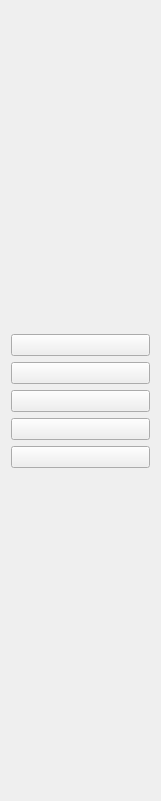
   <widget class="QWidget" name="verticalLayoutWidget">
    <property name="geometry">
     <rect>
      <x>20</x>
      <y>50</y>
      <width>161</width>
      <height>801</height>
     </rect>
    </property>
    <layout class="QVBoxLayout" name="verticalLayout">
     <item>
      <spacer name="verticalSpacer">
       <property name="orientation">
        <enum>Qt::Vertical</enum>
       </property>
       <property name="sizeHint" stdset="0">
        <size>
         <width>20</width>
         <height>40</height>
        </size>
       </property>
      </spacer>
     </item>
     <item>
      <widget class="QPushButton" name="bt_Facturacion">
       <property name="text">
        <string/>
       </property>
       <property name="icon">
        <iconset>
         <normaloff>../.designer/backup/articulos-de-compra.png</normaloff>../.designer/backup/articulos-de-compra.png</iconset>
       </property>
       <property name="iconSize">
        <size>
         <width>70</width>
         <height>70</height>
        </size>
       </property>
      </widget>
     </item>
     <item>
      <widget class="QPushButton" name="bt_Articulos">
       <property name="text">
        <string/>
       </property>
       <property name="icon">
        <iconset>
         <normaloff>../.designer/backup/periodico.png</normaloff>../.designer/backup/periodico.png</iconset>
       </property>
       <property name="iconSize">
        <size>
         <width>70</width>
         <height>70</height>
        </size>
       </property>
      </widget>
     </item>
     <item>
      <widget class="QPushButton" name="bt_Clientes">
       <property name="text">
        <string/>
       </property>
       <property name="icon">
        <iconset>
         <normaloff>../.designer/backup/agregar-usuario.png</normaloff>../.designer/backup/agregar-usuario.png</iconset>
       </property>
       <property name="iconSize">
        <size>
         <width>70</width>
         <height>70</height>
        </size>
       </property>
      </widget>
     </item>
     <item>
      <widget class="QPushButton" name="bt_Proveedores">
       <property name="text">
        <string/>
       </property>
       <property name="icon">
        <iconset>
         <normaloff>../.designer/backup/proveedor.png</normaloff>../.designer/backup/proveedor.png</iconset>
       </property>
       <property name="iconSize">
        <size>
         <width>70</width>
         <height>70</height>
        </size>
       </property>
      </widget>
     </item>
     <item>
      <widget class="QPushButton" name="bt_Caja">
       <property name="text">
        <string/>
       </property>
       <property name="icon">
        <iconset>
         <normaloff>../.designer/backup/articulos-pagados.png</normaloff>../.designer/backup/articulos-pagados.png</iconset>
       </property>
       <property name="iconSize">
        <size>
         <width>70</width>
         <height>70</height>
        </size>
       </property>
      </widget>
     </item>
     <item>
      <spacer name="verticalSpacer_2">
       <property name="orientation">
        <enum>Qt::Vertical</enum>
       </property>
       <property name="sizeHint" stdset="0">
        <size>
         <width>20</width>
         <height>40</height>
        </size>
       </property>
      </spacer>
     </item>
    </layout>
   </widget>
